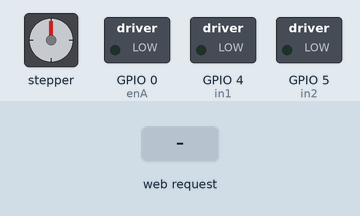
The sketch below on a simulated ESP8266 (NodeMCU). Shown: stepper motor, switched loads named in the sketch (green lamp = pin HIGH). The test bench sets the inputs (shaded band). WiFi joins after 1.5 s; servers stay silent unless stated; stepper angles assume 2048 steps per turn; what the sketch prints to the serial monitor is not drawn.

Above: at 2.7 s.
2.8 s: HTTP request GET /wheel?WHEEL=1 received
4.3 s: HTTP request GET /wheel?WHEEL=120 received
At 5.5 s:
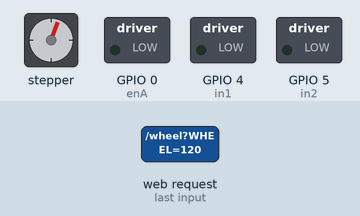
5.8 s: HTTP request GET /wheel?IN1=1 received
At 6.7 s:
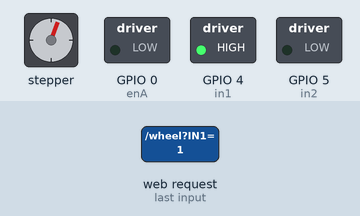
7.3 s: HTTP request GET /wheel?IN2=1 received
At 7.9 s:
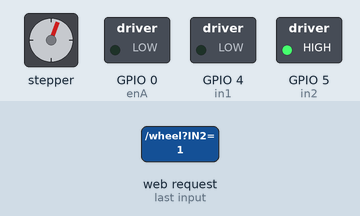
8.8 s: HTTP request GET /wheel?WHEEL=120&IN1=120&IN2=120 received
At 10.0 s:
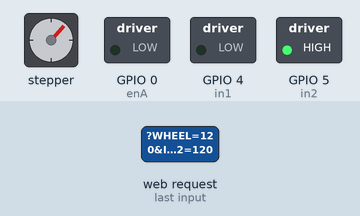
10.3 s: HTTP request GET /wheel received
At 11.3 s:
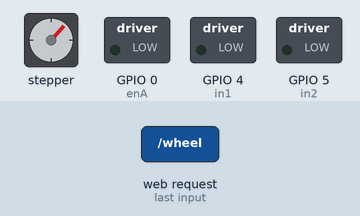
Timing chart, 0 to 12.8 s (numbered marks = the images above; inputs shaded):
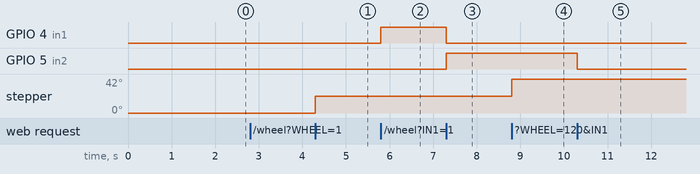

Measured:
- after the input at 4.3 s, stepper: turns 21° clockwise, starting at once
- after the input at 5.8 s, GPIO 4 (in1): LOW → HIGH at once
- after the input at 7.3 s, GPIO 4 (in1): HIGH → LOW at once; GPIO 5 (in2): LOW → HIGH at once
- after the input at 8.8 s, stepper: turns 21° clockwise, starting at once
- after the input at 10.3 s, GPIO 5 (in2): HIGH → LOW at once

The sketch:

arduinoIDE_sketch_rc.ino
```cpp
#include <ESP8266WiFi.h>
#include <WiFiClient.h>
#include <ESP8266WebServer.h>
#include <Servo.h>
#include <Stepper.h>

const char* ssid = "Ruhi";//type your ssid
const char* password = "Assembly1";//type your password

//int ledPin = 2; // GPIO2 of ESP8266

const int stepsPerRevolution = 64;
const int enA = 0;
const int in1 = 4;
const int in2 = 5;
const int trigPin = 15;
const int echoPin = 2;

long duration;
int distance;

Stepper myStepper(stepsPerRevolution, 13, 12, 14, 16);
ESP8266WebServer server(80);//Service Port
Servo servo;

int wheel = 32;

void setup() {
  Serial.begin(115200);
  delay(10);

  pinMode(trigPin, OUTPUT);
  pinMode(echoPin, INPUT);
  pinMode(enA, OUTPUT);
  pinMode(in1, OUTPUT);
  pinMode(in2, OUTPUT);

  // Connect to WiFi network
  Serial.println();
  Serial.println();
  Serial.print("Connecting to ");
  Serial.println(ssid);

  WiFi.begin(ssid, password);

  while (WiFi.status() != WL_CONNECTED) {
    delay(500);
    Serial.print(".");
  }
  Serial.println("");
  Serial.println("WiFi connected");


  server.on("/", [](){
    server.send(200, "text/html", "This is an index page.");
  });


  server.on("/wheel", []() {
  if(server.arg("WHEEL")){
     int wheel = server.arg("WHEEL").toInt();
     int inPost1 = server.arg("IN1").toInt();
     int inPost2 = server.arg("IN2").toInt();
     int speed = server.arg("SPEED").toInt();

     if(inPost1 == 0 && inPost2 == 0 && speed == 0){
       digitalWrite(in1, LOW);
       digitalWrite(in2, LOW);
       analogWrite(enA, speed);
     }else if(inPost1 == 1 && inPost2 == 0){
       digitalWrite(in1, HIGH);
       digitalWrite(in2, LOW);
       analogWrite(enA, speed);
     }else if(inPost1 == 0 && inPost2 == 1){
       digitalWrite(in1, LOW);
       digitalWrite(in2, HIGH);
       analogWrite(enA, speed);
     }

     myStepper.step(wheel);
     delay(20);
     server.send(200, "text/html", "Servo is now " + wheel);
  }
  });
  // Start the server
  server.begin();
  Serial.println("Server started");

  // Print the IP address
  Serial.print("Use this URL to connect: ");
  Serial.print("http://");
  Serial.print(WiFi.localIP());
  Serial.println("/");
}//setup

void loop() {
  server.handleClient();
}
```
